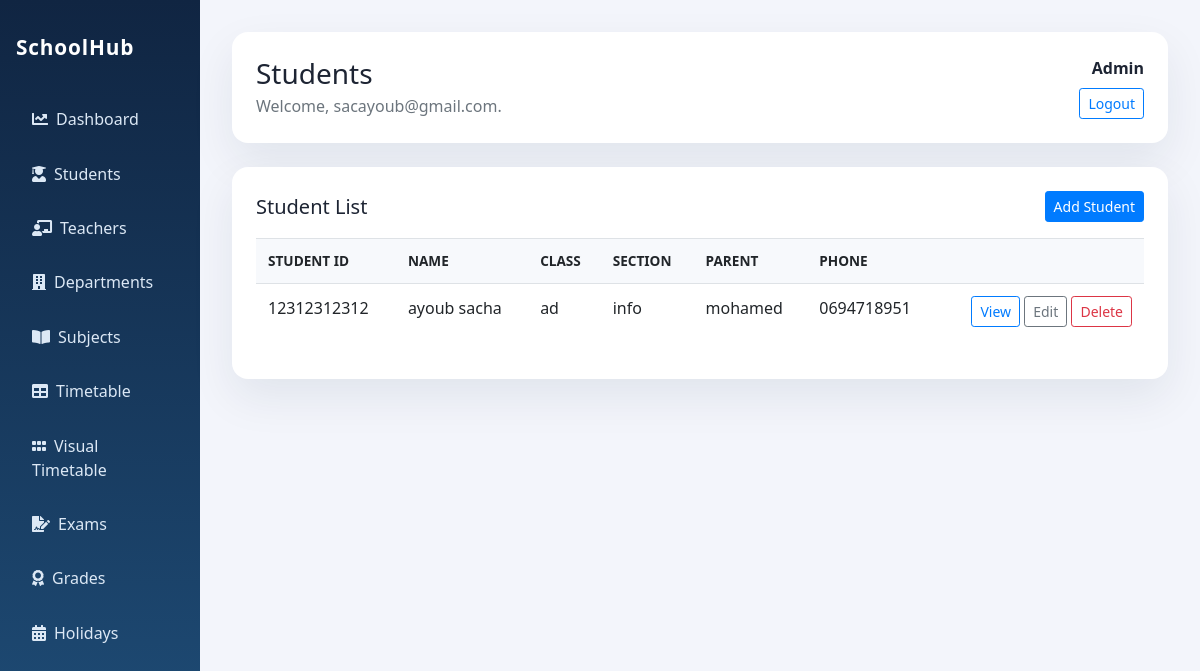
Screenshot of /student/ (signed in) with the database file from the repository.
### home_auth/models.py (models this page shows, shortened)
class CustomUser(AbstractUser):
    username = models.CharField(max_length=100, unique=True)
    email = models.EmailField(max_length=255, unique=True, db_index=True)
    is_authorized = models.BooleanField(default=False)
    login_token = models.CharField(max_length=6, blank=True, null=True)
    first_name = models.CharField(max_length=30, blank=True)
    last_name = models.CharField(max_length=30, blank=True)
    date_joined = models.DateTimeField(auto_now_add=True)
    is_student = models.BooleanField(default=False)
    is_admin = models.BooleanField(default=False)
    is_teacher = models.BooleanField(default=False)
    USERNAME_FIELD = "email"
    REQUIRED_FIELDS = []
    objects = CustomUserManager()
    class Meta:
        ordering = ["email"]
    @property
    def role(self):
        if self.is_superuser or self.is_admin:
            return "Admin"
        if self.is_teacher:
            return "Teacher"
        if self.is_student:
            return "Student"
        return "User"

### student/models.py (models this page shows, shortened)
class Student(models.Model):
    GENDER_CHOICES = [("Male", "Male"), ("Female", "Female")]
    first_name = models.CharField(max_length=100)
    last_name = models.CharField(max_length=100)
    student_id = models.CharField(max_length=20, unique=True)
    gender = models.CharField(max_length=10, choices=GENDER_CHOICES)
    date_of_birth = models.DateField()
    student_class = models.CharField(max_length=50)
    joining_date = models.DateField()
    mobile_number = models.CharField(max_length=15)
    admission_number = models.CharField(max_length=20, unique=True)
    section = models.CharField(max_length=10)
    student_image = models.FileField(upload_to="students/", blank=True, null=True)
    parent = models.OneToOneField(
        Parent,
        on_delete=models.CASCADE,
        related_name="student",
    )
    class Meta:
        ordering = ["first_name", "last_name"]
    @property
    def full_name(self):
        return f"{self.first_name} {self.last_name}".strip()

class Parent(models.Model):
    father_name = models.CharField(max_length=100)
    father_occupation = models.CharField(max_length=100, blank=True)
    father_mobile = models.CharField(max_length=15)
    father_email = models.EmailField(max_length=100)
    mother_name = models.CharField(max_length=100)
    mother_occupation = models.CharField(max_length=100, blank=True)
    mother_mobile = models.CharField(max_length=15)
    mother_email = models.EmailField(max_length=100)
    present_address = models.TextField()
    permanent_address = models.TextField()
    class Meta:
        ordering = ["father_name", "mother_name"]

### student/views.py (the view)
# urls.py: path("", views.student_list, name="student_list"),
@login_required
def student_list(request):
    students = Student.objects.select_related("parent").all()
    return render(request, "students/students.html", {"student_list": students})

### templates/students/students.html (shortened to what this page needs)
{% extends 'Home/base.html' %}
{% block page_title %}Students{% endblock %}
{% block body %}
<div class="content-card p-4">
    <div class="d-flex justify-content-between align-items-center mb-3">
        <h2 class="h5 mb-0">Student List</h2>
        {% if request.user.is_admin or request.user.is_superuser %}
            <a href="{% url 'add_student' %}" class="btn btn-primary btn-sm">Add Student</a>
        {% endif %}
    </div>
    <div class="table-responsive">
        <table class="table">
            <thead>
                <tr>
                    <th>Student ID</th>
                    <th>Name</th>
                    <th>Class</th>
                    <th>Section</th>
                    <th>Parent</th>
                    <th>Phone</th>
                    <th></th>
                </tr>
            </thead>
            <tbody>
                {% for student in student_list %}
                    <tr>
                        <td>{{ student.student_id }}</td>
                        <td>{{ student.full_name }}</td>
                        <td>{{ student.student_class }}</td>
                        <td>{{ student.section }}</td>
                        <td>{{ student.parent.father_name }}</td>
                        <td>{{ student.mobile_number }}</td>
                        <td class="text-right">
                            <a href="{% url 'view_student' student.student_id %}" class="btn btn-outline-primary btn-sm">View</a>
                            {% if request.user.is_admin or request.user.is_superuser %}
                                <a href="{% url 'edit_student' student.student_id %}" class="btn btn-outline-secondary btn-sm">Edit</a>
                                <form method="post" action="{% url 'delete_student' student.student_id %}" class="d-inline">
                                    <button type="submit" class="btn btn-outline-danger btn-sm">Delete</button>
                                </form>
                            {% endif %}
                        </td>
                    </tr>
                {% empty %}
                    <tr><td colspan="7" class="text-muted">No students available.</td></tr>
                {% endfor %}
            </tbody>
        </table>
    </div>
</div>
{% endblock %}

### templates/Home/base.html (shortened to what this page needs)
{% load static %}
<!DOCTYPE html>
<html lang="en">
<head>
    <link rel="stylesheet" href="{% static 'assets/plugins/bootstrap/css/bootstrap.min.css' %}">
    <link rel="stylesheet" href="{% static 'assets/plugins/fontawesome/css/all.min.css' %}">
</head>
<body>
    <div class="container-fluid layout-shell">
        <div class="row">
            {% if request.user.is_authenticated %}
                <aside class="col-lg-2 col-md-3 sidebar-shell">
                    <div class="brand">SchoolHub</div>
                    <a href="{% url 'dashboard' %}"><i class="fas fa-chart-line mr-2"></i>Dashboard</a>
                    <a href="{% url 'student_list' %}"><i class="fas fa-user-graduate mr-2"></i>Students</a>
                    <a href="{% url 'teacher_list' %}"><i class="fas fa-chalkboard-teacher mr-2"></i>Teachers</a>
                    <a href="{% url 'department_list' %}"><i class="fas fa-building mr-2"></i>Departments</a>
                    <a href="{% url 'subject_list' %}"><i class="fas fa-book-open mr-2"></i>Subjects</a>
                    <a href="{% url 'timetable_list' %}"><i class="fas fa-table mr-2"></i>Timetable</a>
                    <a href="{% url 'visual_timetable' %}"><i class="fas fa-grip-horizontal mr-2"></i>Visual Timetable</a>
                    <a href="{% url 'exam_list' %}"><i class="fas fa-file-signature mr-2"></i>Exams</a>
                    <a href="{% url 'result_list' %}"><i class="fas fa-award mr-2"></i>Grades</a>
                    <a href="{% url 'holiday_calendar' %}"><i class="fas fa-calendar-alt mr-2"></i>Holidays</a>
                </aside>
                <main class="col-lg-10 col-md-9 main-shell">
                    <div class="topbar-card p-4 mb-4 d-flex justify-content-between align-items-center flex-wrap">
                        <div>
                            <h1 class="h3 mb-1">{% block page_title %}Dashboard{% endblock %}</h1>
                            <p class="text-muted mb-0">Welcome, {{ request.user.first_name|default:request.user.email }}.</p>
                        </div>
                        <div class="text-right mt-3 mt-md-0">
                            <div class="font-weight-bold">{{ request.user.role }}</div>
                            <a href="{% url 'logout' %}" class="btn btn-outline-primary btn-sm mt-2">Logout</a>
                        </div>
                    </div>
                    {% block body %}{% endblock %}
                </main>
            {% endif %}
        </div>
    </div>
</body>
</html>

### templates/Home/base.html (style rules this page uses)
body { background: #f3f5fb; color: #1d2433; font-family: "Segoe UI", Arial, sans-serif; }
.layout-shell { min-height: 100vh; }
.sidebar-shell { background: linear-gradient(180deg, #102542 0%, #1f4e79 100%); min-height: 100vh; padding: 2rem 1rem; }
.sidebar-shell a { color: #dce8f5; border-radius: 0.75rem; display: block; margin-bottom: 0.4rem; padding: 0.75rem 1rem; text-decoration: none; }
.sidebar-shell .brand { color: #fff; font-size: 1.3rem; font-weight: 700; letter-spacing: 0.04em; margin-bottom: 2rem; }
.main-shell { padding: 2rem; }
.topbar-card, .content-card { background: #fff; border: 0; border-radius: 1rem; box-shadow: 0 18px 45px rgba(16, 37, 66, 0.08); }
.table thead th { background: #f7f9fc; border-bottom: 0; font-size: 0.85rem; text-transform: uppercase; }

### rows the page displays
CustomUser: user.first_name "sacayoub@gmail.com", user.role "Admin"
Student: student_id "12312312312", full_name "ayoub sacha", student_class "ad", section "info", parent.father_name "mohamed", mobile_number "0694718951"
